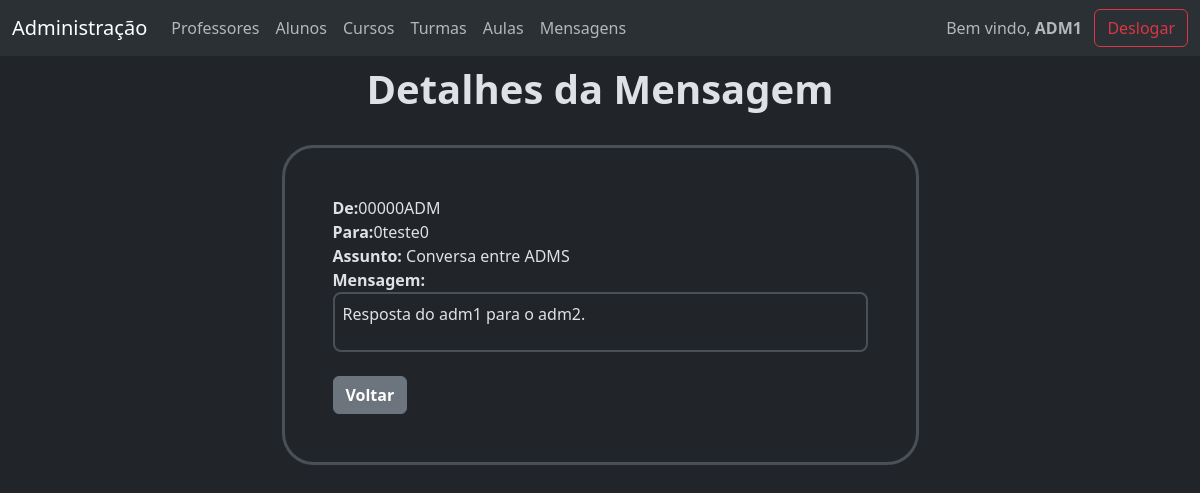
The app's page /gerenciamento/mensagem/25 (signed in) with its own data.
### gerenciamento/models.py (models this page shows, shortened)
class Mensagem(models.Model):
    id = models.AutoField(primary_key=True)
    remetente = models.ForeignKey(User,on_delete=models.CASCADE, related_name='mensagens_enviadas')
    destinatario = models.ForeignKey(User,on_delete=models.CASCADE, related_name='mensagens_recebidas')
    assunto = models.CharField(max_length=55)
    conteudo = models.TextField()
    data_hora = models.DateTimeField(auto_now_add=True)
    class Meta:
        verbose_name_plural = 'Mensagens'

### gerenciamento/views.py (the view)
# urls.py: path('gerenciamento/mensagem/<int:id>', views.mensagem, name='msg'),
@user_passes_test(escola)
def mensagem(request, id):
    mensagem = get_object_or_404(Mensagem, id=id)
    if request.user == mensagem.destinatario or request.user == mensagem.remetente:
        if request.method != "POST":
            form = RespostaForm()
        else:
            form = RespostaForm(request.POST)
            if form.is_valid():
                resposta = form.cleaned_data["conteudo"]
                nova_mensagem = Mensagem.objects.create(remetente=request.user, destinatario=mensagem.remetente, assunto=mensagem.assunto, conteudo=resposta)
                return redirect(reverse("msg", args=[nova_mensagem.id]))
        context = {
            'mensagem': mensagem, 'form': form
            }
        return render(request, 'gerenciamento/mensagem/mensagem.html', context)
    else:
        return redirect(reverse('block'))

### gerenciamento/views.py (called while the page is built)
def escola(user):
    return user.groups.filter(name='Escola').exists()

### templates/gerenciamento/mensagem/mensagem.html (shortened to what this page needs)
{% extends "gerenciamento/base.html" %}
{% block corpo %}
<div class='col-7 mx-auto'>
    <div class='text-center'>
        <h1><strong>Detalhes da Mensagem</strong></h1>
    </div>
    <br>
    <div class='border p-5 border-3 rounded-5'>
        <div>
            <strong>De:</strong>{{mensagem.remetente}} <br>
            <strong>Para:</strong>{{mensagem.destinatario}}
        </div>
        <div>
            <strong>Assunto:</strong> {{mensagem.assunto}} <br>
            <strong>Mensagem:</strong>
            <div class='border border-2 rounded-3 p-2'>
                <p>{{mensagem.conteudo}}</p>
            </div>
        </div>
        <br>
        <div>
            <a class='btn btn-secondary' href="{% url "msgs" %}"><strong>Voltar</strong></a>
        </div>
    </div>
    <br>
</div>
{% endblock corpo %}

### templates/gerenciamento/base.html (shortened to what this page needs)
{% extends "base.html" %}
{% block base %}
<div>
    <nav class="navbar fixed-top navbar-expand-lg bg-body-tertiary" >
        <div class="container-fluid">
            <a class="navbar-brand" href="{% url "indexescola" %}">Administração</a>
            <div class="collapse navbar-collapse" id="navbarNavDropdown">
                <ul class="navbar-nav me-auto">
                    <li class="nav-item">
                        <a class="nav-link" href="{% url "lis_pros" %}">Professores</a>
                    </li>
                    <li class="nav-item">
                        <a class="nav-link" href="{% url "lis_alus" %}">Alunos</a>
                    </li>
                    <li class="nav-item">
                        <a class="nav-link" href="{% url "lis_curs" %}">Cursos</a>
                    </li>
                    <li class="nav-item">
                        <a class="nav-link" href="{% url "lis_turs" %}">Turmas</a>
                    </li>
                    <li class="nav-item">
                        <a class="nav-link" href="{% url "lis_auls" %}">Aulas</a>
                    </li>
                    <li class="nav-item">
                        <a class="nav-link" href="{% url "msgs" %}">Mensagens</a>
                    </li>
                </ul>
                <span class='navbar-text'>Bem vindo, <strong>{{user.first_name}}</strong></span>
                <a class='btn btn-outline-danger' href="{% url "desl" %}">Deslogar</a>
            </div>
        </div>
    </nav>
</div>
<div class='container'>
    {% block corpo %}{% endblock corpo %}
</div>
{% endblock base %}

### records on screen
Mensagem: remetente "00000ADM", destinatario "0teste0", assunto "Conversa entre ADMS", conteudo "Resposta do adm1 para o adm2."

### other values on screen
{{ user.first_name }} "ADM1"
